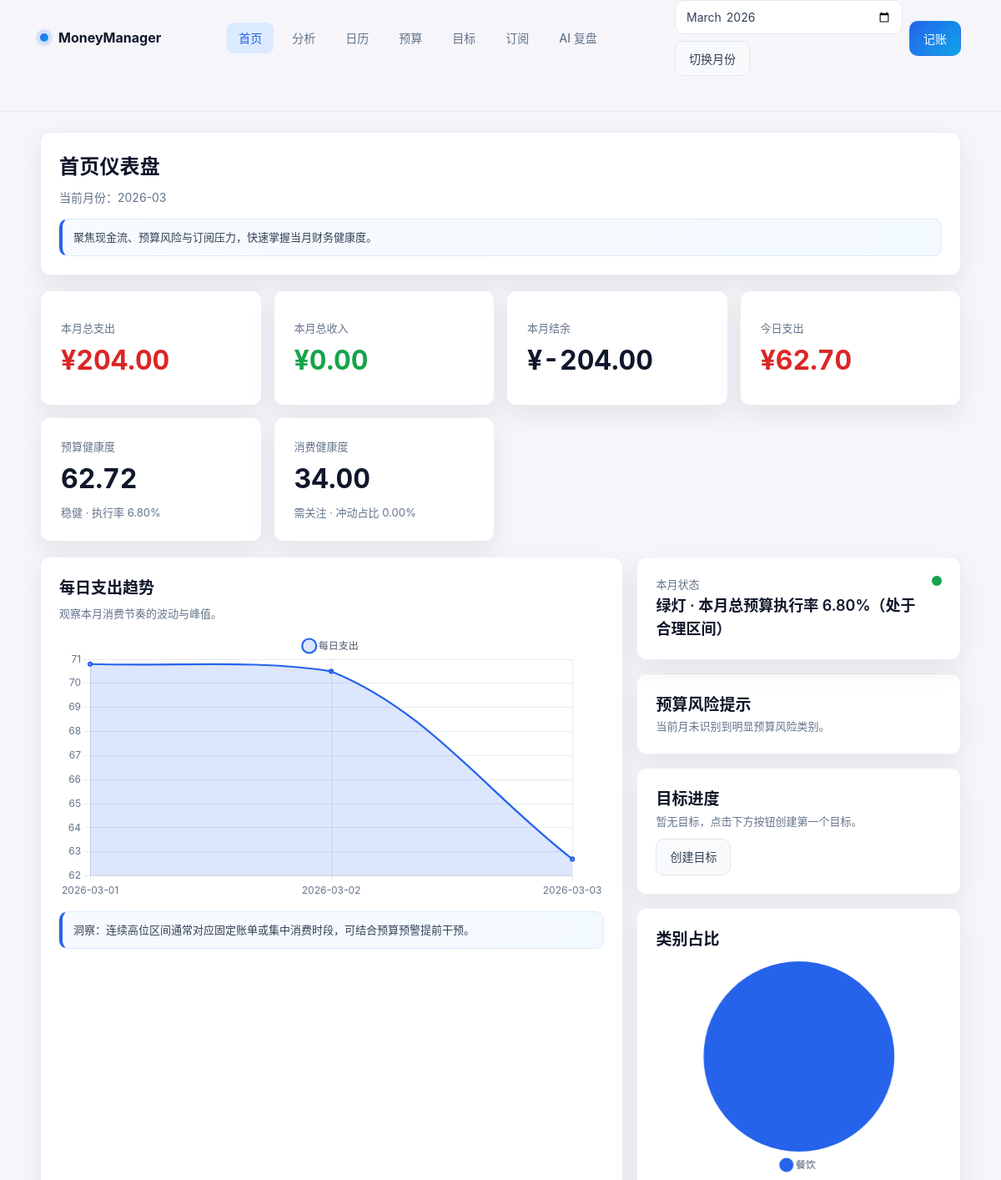
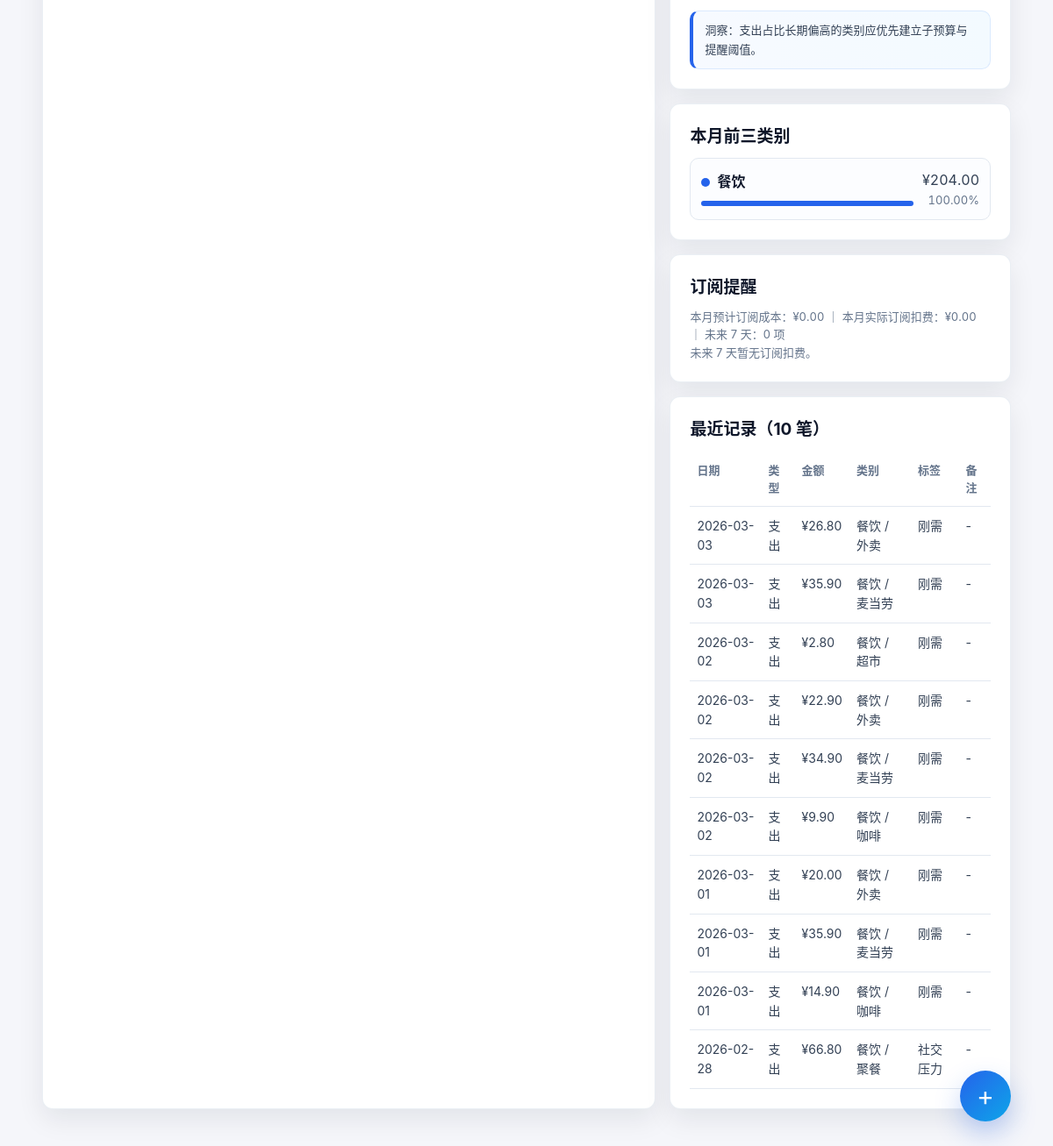
The page / on the database its author committed (2 pictures, top to bottom).
### tables this page shows
CREATE TABLE "transactions" (
                    id INTEGER PRIMARY KEY AUTOINCREMENT,
                    amount REAL NOT NULL,
                    type TEXT CHECK(type IN ('income', 'expense')) NOT NULL,
                    date TEXT NOT NULL,
                    category_main TEXT NOT NULL,
                    category_sub TEXT,
                    tags TEXT,
                    note TEXT,
                    created_at TEXT DEFAULT CURRENT_TIMESTAMP
                );

### routes/transaction_routes.py (the view)
@bp.route("/", endpoint="index")
def index():
    category_palette = ["#2563EB", "#0EA5E9", "#14B8A6", "#22C55E", "#F59E0B", "#EF4444"]
    month = request.args.get("month") or date.today().strftime("%Y-%m")
    dashboard = get_monthly_dashboard_data(month=month)
    monthly_stats = get_monthly_stats(month)
    budget_data = get_budget_execution(month)
    budget_health = get_budget_health_profile(month)
    current_month = date.today().strftime("%Y-%m")
    today_expense = get_today_expense() if month == current_month else 0.0
    top_categories = [
        {
            **item,
            "color": category_palette[index % len(category_palette)],
        }
        for index, item in enumerate(monthly_stats.get("category_stats", [])[:3])
    ]
    emotion_light = build_emotion_light(month, monthly_stats.get("total_expense", 0), budget_data)
    subscription_summary = get_subscription_monthly_cost_summary()
    subscription_metrics = get_subscription_monthly_metrics(month)
    subscription_upcoming = get_upcoming_subscriptions(days=7)[:3]
    recent_records = get_recent_transactions(limit=10)
    consumption_health = get_monthly_insights(month).get("consumption_health", {})
    goal_summary = get_goal_dashboard_summary()
    return render_template(
        "index.html",
        active_page="index",
        month=dashboard["month"],
        summary=dashboard["summary"],
        daily_expense=dashboard["daily_expense"],
        category_share=dashboard["category_share"],
        today_expense=today_expense,
        top_categories=top_categories,
        emotion_light=emotion_light,
        subscription_summary=subscription_summary,
        subscription_metrics=subscription_metrics,
        subscription_upcoming=subscription_upcoming,
        recent_records=recent_records,
        consumption_health=consumption_health,
        budget_health=budget_health,
        goal_summary=goal_summary,
    )

### templates/index.html (shortened to what this page needs)
<!doctype html>
<html lang="zh-CN">
  <head>
    <link rel="stylesheet" href="{{ url_for('static', filename='css/app.css') }}" />
  </head>
  <body>
    <header class="top-nav app-shell">
      <div class="top-nav-inner">
        <a class="brand" href="/">
          <span class="brand-dot"></span>
          <span>MoneyManager</span>
        </a>
        <nav class="nav-links">
          <a class="nav-link {{ 'active' if active_page == 'index' else '' }}" href="/">首页</a>
          <a class="nav-link {{ 'active' if active_page == 'analysis' else '' }}" href="/analysis">分析</a>
          <a class="nav-link {{ 'active' if active_page == 'calendar' else '' }}" href="/calendar">日历</a>
          <a class="nav-link {{ 'active' if active_page == 'budget' else '' }}" href="/budget">预算</a>
          <a class="nav-link {{ 'active' if active_page == 'goals' else '' }}" href="/goals">目标</a>
          <a class="nav-link {{ 'active' if active_page == 'subscriptions' else '' }}" href="/subscriptions">订阅</a>
          <a class="nav-link {{ 'active' if active_page == 'ai' else '' }}" href="/ai">AI 复盘</a>
        </nav>
        <div class="nav-actions">
          <form method="get" action="/" class="toolbar">
            <input type="month" name="month" value="{{ month }}" />
            <button class="btn-secondary" type="submit">切换月份</button>
          </form>
          <button class="btn js-fab-open" type="button">记账</button>
        </div>
      </div>
    </header>
    <main class="app-shell">
      <div class="page">
        <section class="panel">
          <h1 class="page-title">首页仪表盘</h1>
          <div class="page-subtitle">当前月份：{{ month }}</div>
          <div class="section-insight">聚焦现金流、预算风险与订阅压力，快速掌握当月财务健康度。</div>
        </section>
        <section class="kpi-grid">
          <article class="kpi-card">
            <div class="kpi-label">本月总支出</div>
            <div class="kpi-value expense mono">¥{{ '%.2f'|format(summary.total_expense) }}</div>
          </article>
          <article class="kpi-card">
            <div class="kpi-label">本月总收入</div>
            <div class="kpi-value income mono">¥{{ '%.2f'|format(summary.total_income) }}</div>
          </article>
          <article class="kpi-card">
            <div class="kpi-label">本月结余</div>
            <div class="kpi-value mono">¥{{ '%.2f'|format(summary.balance) }}</div>
          </article>
          <article class="kpi-card">
            <div class="kpi-label">今日支出</div>
            <div class="kpi-value expense mono">¥{{ '%.2f'|format(today_expense) }}</div>
          </article>
          <article class="kpi-card">
            <div class="kpi-label">预算健康度</div>
            <div class="kpi-value mono">{{ '%.2f'|format(budget_health.score.value) }}</div>
            <div class="small">{{ budget_health.score.level }} · 执行率 {{ '%.2f'|format(budget_health.score.execution_rate) }}%</div>
          </article>
          <article class="kpi-card">
            <div class="kpi-label">消费健康度</div>
            <div class="kpi-value mono">{{ '%.2f'|format(consumption_health.score or 0) }}</div>
            <div class="small">{{ consumption_health.level or '一般' }} · 冲动占比 {{ '%.2f'|format((consumption_health.metrics.impulsive_ratio if consumption_health.metrics else 0)) }}%</div>
          </article>
        </section>
        <section class="layout-main">
          <article class="panel">
            <div class="section-head">
              <div>
                <h2 class="section-title">每日支出趋势</h2>
                <div class="section-desc">观察本月消费节奏的波动与峰值。</div>
              </div>
            </div>
            {% if daily_expense %}
            <div style="height: 320px; margin-top: 12px;"><canvas id="dailyExpenseChart"></canvas></div>
            <div class="section-insight">洞察：连续高位区间通常对应固定账单或集中消费时段，可结合预算预警提前干预。</div>
            {% else %}
            <div class="helper-text">该月份暂无支出数据。</div>
            {% endif %}
          </article>
          <div class="stack">
            <article class="panel emotion-card">
              <div class="status-dot {{ emotion_light.level }}"></div>
              <div class="kpi-label">本月状态</div>
              <div class="status-text">{{ emotion_light.label }} · {{ emotion_light.reason }}</div>
            </article>
            <article class="panel">
              <h2 class="section-title">预算风险提示</h2>
              {% if budget_health.risk_hints %}
              <div class="category-list" style="margin-top: 10px;">
                {% for hint in budget_health.risk_hints %}
                <div class="category-item">
                  <div class="category-main">
                    <div class="category-name">{{ hint }}</div>
                  </div>
                </div>
                {% endfor %}
              </div>
              <div class="section-insight">洞察：优先处理“刚需类超支”与“高频冲动消费”组合项，改善会最明显。</div>
              {% else %}
              <div class="helper-text">当前月未识别到明显预算风险类别。</div>
              {% endif %}
            </article>
            <article class="panel">
              <h2 class="section-title">目标进度</h2>
              {% if goal_summary.next_goal %}
              <div class="kpi-label" style="margin-top: 8px;">
                目标总数：{{ goal_summary.total_count }} ｜ 进行中：{{ goal_summary.active_count }} ｜ 落后：{{ goal_summary.behind_count }}
              </div>
              <div class="category-list" style="margin-top: 10px;">
                <div class="category-item">
                  <div class="category-main">
                    <div class="category-name">{{ goal_summary.next_goal.name }}</div>
                    <div class="small">截止 {{ goal_summary.next_goal.deadline }} · 预期 {{ '%.2f'|format(goal_summary.next_goal.expected_progress_rate) }}%</div>
                  </div>
                  <div class="mono" style="text-align: right;">
                    <div>{{ '%.2f'|format(goal_summary.next_goal.progress_rate) }}%</div>
                    <div class="small">每月需存 ¥{{ '%.2f'|format(goal_summary.next_goal.monthly_required) }}</div>
                  </div>
                </div>
              </div>
              <div style="margin-top: 10px;"><a class="btn-secondary" href="/goals">进入目标管理</a></div>
              {% else %}
              <div class="helper-text">暂无目标，点击下方按钮创建第一个目标。</div>
              <div style="margin-top: 10px;"><a class="btn-secondary" href="/goals">创建目标</a></div>
              {% endif %}
            </article>
            <article class="panel">
              <h2 class="section-title">类别占比</h2>
              {% if category_share %}
              <div style="height: 260px; margin-top: 12px;"><canvas id="categoryPieChart"></canvas></div>
              <div class="section-insight">洞察：支出占比长期偏高的类别应优先建立子预算与提醒阈值。</div>
              {% else %}
              <div class="helper-text">该月份暂无类别数据。</div>
              {% endif %}
            </article>
            <article class="panel">
              <h2 class="section-title">本月前三类别</h2>
              {% if top_categories %}
              <div class="category-list" style="margin-top: 10px;">
                {% for item in top_categories %}
                <div class="category-item">
                  <div class="category-main">
                    <div class="category-name">
                      <span class="color-dot" style="background: {{ item.color }};"></span>
                      <span>{{ item.name }}</span>
                    </div>
                    <div class="progress">
                      <span style="width: {{ item.ratio }}%; background: {{ item.color }};"></span>
                    </div>
                  </div>
                  <div class="mono" style="text-align: right;">
                    <div>¥{{ '%.2f'|format(item.amount) }}</div>
                    <div class="small">{{ '%.2f'|format(item.ratio) }}%</div>
                  </div>
                </div>
                {% endfor %}
              </div>
              {% else %}
              <div class="helper-text">暂无类别数据。</div>
              {% endif %}
            </article>
            <article class="panel">
              <h2 class="section-title">订阅提醒</h2>
              <div class="kpi-label" style="margin-top: 8px;">
                本月预计订阅成本：<span class="mono">¥{{ '%.2f'|format(subscription_metrics.estimated_monthly_cost) }}</span>
                ｜ 本月实际订阅扣费：<span class="mono">¥{{ '%.2f'|format(subscription_metrics.actual_charged_amount) }}</span>
                ｜ 未来 7 天：{{ subscription_summary.upcoming_count }} 项
              </div>
              {% if subscription_upcoming %}
              <div class="category-list" style="margin-top: 10px;">
                {% for item in subscription_upcoming %}
                <div class="category-item">
                  <div class="category-main">
                    <div class="category-name">
                      <span>{{ item.name }}</span>
                    </div>
                    <div class="small">{{ item.next_billing_date }} · {{ item.cycle }}</div>
                  </div>
                  <div class="mono" style="text-align: right;">
                    <div>¥{{ '%.2f'|format(item.amount) }}</div>
                    <div class="small">月折算 ¥{{ '%.2f'|format(item.monthly_cost) }}</div>
                  </div>
                </div>
                {% endfor %}
              </div>
              {% else %}
              <div class="helper-text">未来 7 天暂无订阅扣费。</div>
              {% endif %}
            </article>
            <article class="panel">
              <h2 class="section-title">最近记录（10 笔）</h2>
              <div class="table-wrap" style="margin-top: 10px;">
                <table>
                  <thead>
                    <tr>
                      <th>日期</th>
                      <th>类型</th>
                      <th>金额</th>
                      <th>类别</th>
                      <th>标签</th>
                      <th>备注</th>
                    </tr>
                  </thead>
                  <tbody id="home-recent-records-body">
                    {% if recent_records %} {% for row in recent_records %}
                    <tr>
                      <td>{{ row.date }}</td>
                      <td>{{ '支出' if row.type == 'expense' else '收入' }}</td>
                      <td class="{{ row.type }}">¥{{ '%.2f'|format(row.amount) }}</td>
                      <td>
                        {% if row.type == 'income' %} {{ row.category_sub if row.category_sub else '-' }} {% else %} {{
                        row.category_main }}{% if row.category_sub %} / {{ row.category_sub }}{% endif %} {% endif %}
                      </td>
                      <td>{{ row.tags | join('、') if row.tags else '-' }}</td>
                      <td>{{ row.note if row.note else '-' }}</td>
                    </tr>
                    {% endfor %} {% else %}
                    <tr>
                      <td colspan="6">暂无记录，先记第一笔吧。</td>
                    </tr>
                    {% endif %}
                  </tbody>
                </table>
              </div>
            </article>
          </div>
        </section>
      </div>
    </main>
    {% include '_fab_transaction.html' %}
    <script>
      const dashboardDataElement = document.getElementById("dashboard-data");
      const dashboardData = dashboardDataElement
        ? JSON.parse(dashboardDataElement.textContent)
        : { daily_expense: [], category_share: [] };
      const chartTheme = window.MMChartTheme;
      const dailyExpense = dashboardData.daily_expense || [];
      const categoryShare = dashboardData.category_share || [];
      if (dailyExpense.length > 0) {
        const dailyCtx = document.getElementById("dailyExpenseChart");
        new Chart(dailyCtx, {
          type: "line",
          data: {
            labels: dailyExpense.map((item) => item.date),
            datasets: [
              {
                label: "每日支出",
                data: dailyExpense.map((item) => item.amount),
                borderColor: "#2563EB",
                backgroundColor: chartTheme.alpha("#2563EB", 0.16),
                pointRadius: 2,
                pointHoverRadius: 4,
                borderWidth: 2.2,
                tension: 0.36,
                fill: true,
              },
            ],
          },
          options: chartTheme.lineOptions(),
        });
      }
      if (categoryShare.length > 0) {
        const pieCtx = document.getElementById("categoryPieChart");
        new Chart(pieCtx, {
          type: "pie",
          data: {
            labels: categoryShare.map((item) => item.category),
            datasets: [
              {
                data: categoryShare.map((item) => item.amount),
                borderWidth: 0,
                backgroundColor: chartTheme.buildPalette(Math.max(categoryShare.length, 8)),
              },
            ],
          },
          options: chartTheme.pieOptions(),
        });
      }
    </script>
  </body>
</html>

### rows shown on the page
transactions: name "餐饮", {{ item.ratio }} 100.0 (drawn), amount "204.00", ratio "100.00", date "2026-03-03", type "支出", amount "26.80", category_main "餐饮", category_sub "外卖", tags "刚需", note "-"
transactions: date "2026-03-03", type "支出", amount "35.90", category_main "餐饮", category_sub "麦当劳", tags "刚需", note "-"
transactions: date "2026-03-02", type "支出", amount "2.80", category_main "餐饮", category_sub "超市", tags "刚需", note "-"
transactions: date "2026-03-02", type "支出", amount "22.90", category_main "餐饮", category_sub "外卖", tags "刚需", note "-"
transactions: date "2026-03-02", type "支出", amount "34.90", category_main "餐饮", category_sub "麦当劳", tags "刚需", note "-"
transactions: date "2026-03-02", type "支出", amount "9.90", category_main "餐饮", category_sub "咖啡", tags "刚需", note "-"
transactions: date "2026-03-01", type "支出", amount "20.00", category_main "餐饮", category_sub "外卖", tags "刚需", note "-"
transactions: date "2026-03-01", type "支出", amount "35.90", category_main "餐饮", category_sub "麦当劳", tags "刚需", note "-"
transactions: date "2026-03-01", type "支出", amount "14.90", category_main "餐饮", category_sub "咖啡", tags "刚需", note "-"
transactions: date "2026-02-28", type "支出", amount "66.80", category_main "餐饮", category_sub "聚餐", tags "社交压力", note "-"

### other values the page prints
{{ month }} "2026-03"
{{ '%.2f'|format(summary.total_expense) }} "204.00"
{{ '%.2f'|format(summary.total_income) }} "0.00"
{{ '%.2f'|format(summary.balance) }} "-204.00"
{{ '%.2f'|format(today_expense) }} "62.70"
{{ '%.2f'|format(budget_health.score.value) }} "62.72"
{{ budget_health.score.level }} "稳健"
{{ '%.2f'|format(budget_health.score.execution_rate) }} "6.80"
{{ '%.2f'|format(consumption_health.score or 0) }} "34.00"
{{ consumption_health.level or '一般' }} "需关注"
{{ emotion_light.label }} "绿灯"
{{ emotion_light.reason }} "本月总预算执行率 6.80%（处于合理区间）"
{{ '%.2f'|format(subscription_metrics.estimated_monthly_cost) }} "0.00"
{{ '%.2f'|format(subscription_metrics.actual_charged_amount) }} "0.00"
{{ subscription_summary.upcoming_count }} "0"
